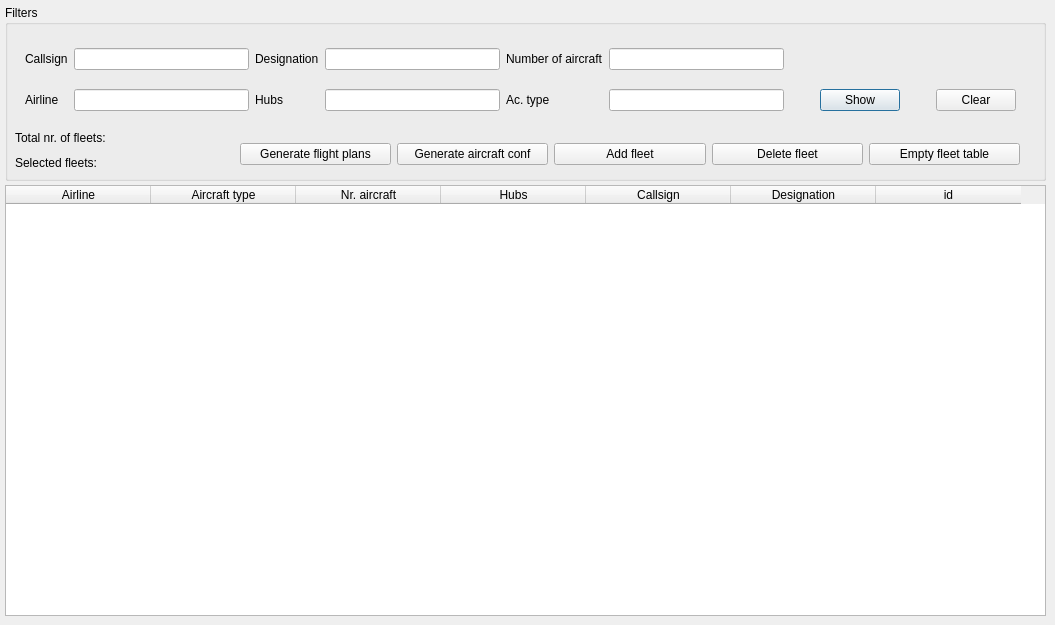
    <widget class="QWidget" name="fleetTab">
     <attribute name="title">
      <string>Fleet</string>
     </attribute>
     <widget class="QGroupBox" name="groupBox_2">
      <property name="geometry">
       <rect>
        <x>5</x>
        <y>5</y>
        <width>1041</width>
        <height>176</height>
       </rect>
      </property>
      <property name="title">
       <string>Filters</string>
      </property>
      <widget class="QWidget" name="gridLayoutWidget_2">
       <property name="geometry">
        <rect>
         <x>20</x>
         <y>30</y>
         <width>991</width>
         <height>91</height>
        </rect>
       </property>
       <layout class="QGridLayout" name="gridLayout_2">
        <item row="0" column="1">
         <widget class="QLineEdit" name="callsignEdit_fleet"/>
        </item>
        <item row="0" column="0">
         <widget class="QLabel" name="label_11">
          <property name="text">
           <string>Callsign</string>
          </property>
         </widget>
        </item>
        <item row="1" column="0">
         <widget class="QLabel" name="label_18">
          <property name="text">
           <string>Airline</string>
          </property>
         </widget>
        </item>
        <item row="1" column="1">
         <widget class="QLineEdit" name="airlineEdit_fleet"/>
        </item>
        <item row="1" column="7">
         <widget class="QPushButton" name="showButton_fleet">
          <property name="text">
           <string>Show</string>
          </property>
          <property name="icon">
           <iconset resource="../resources.qrc">
            <normaloff>:/icons/icons/dialog-ok-apply.png</normaloff>:/icons/icons/dialog-ok-apply.png</iconset>
          </property>
          <property name="autoDefault">
           <bool>false</bool>
          </property>
          <property name="default">
           <bool>true</bool>
          </property>
         </widget>
        </item>
        <item row="1" column="9">
         <widget class="QPushButton" name="clearButton_fleet">
          <property name="text">
           <string>Clear</string>
          </property>
          <property name="icon">
           <iconset resource="../resources.qrc">
            <normaloff>:/icons/icons/user-busy.png</normaloff>:/icons/icons/user-busy.png</iconset>
          </property>
         </widget>
        </item>
        <item row="0" column="4">
         <widget class="QLabel" name="label_13">
          <property name="text">
           <string>Number of aircraft</string>
          </property>
         </widget>
        </item>
        <item row="0" column="2">
         <widget class="QLabel" name="label_12">
          <property name="text">
           <string>Designation</string>
          </property>
         </widget>
        </item>
        <item row="0" column="3">
         <widget class="QLineEdit" name="designationEdit_fleet"/>
        </item>
        <item row="0" column="5">
         <widget class="QLineEdit" name="nrAircraftEdit_fleet"/>
        </item>
        <item row="1" column="2">
         <widget class="QLabel" name="label_14">
          <property name="text">
           <string>Hubs</string>
          </property>
         </widget>
        </item>
        <item row="1" column="3">
         <widget class="QLineEdit" name="hubsEdit_fleet"/>
        </item>
        <item row="1" column="4">
         <widget class="QLabel" name="label_15">
          <property name="text">
           <string>Ac. type</string>
          </property>
         </widget>
        </item>
        <item row="1" column="5">
         <widget class="QLineEdit" name="acTypeEdit_fleet"/>
        </item>
        <item row="1" column="6">
         <spacer name="horizontalSpacer">
          <property name="orientation">
           <enum>Qt::Horizontal</enum>
          </property>
          <property name="sizeType">
           <enum>QSizePolicy::Fixed</enum>
          </property>
          <property name="sizeHint" stdset="0">
           <size>
            <width>30</width>
            <height>20</height>
           </size>
          </property>
         </spacer>
        </item>
        <item row="1" column="8">
         <spacer name="horizontalSpacer_2">
          <property name="orientation">
           <enum>Qt::Horizontal</enum>
          </property>
          <property name="sizeType">
           <enum>QSizePolicy::Fixed</enum>
          </property>
          <property name="sizeHint" stdset="0">
           <size>
            <width>30</width>
            <height>20</height>
           </size>
          </property>
         </spacer>
        </item>
       </layout>
      </widget>
      <widget class="QWidget" name="verticalLayoutWidget_2">
       <property name="geometry">
        <rect>
         <x>235</x>
         <y>126</y>
         <width>780</width>
         <height>46</height>
        </rect>
       </property>
       <layout class="QHBoxLayout" name="horizontalLayout_2">
        <item>
         <widget class="QPushButton" name="generateFlightplansButton">
          <property name="text">
           <string>Generate flight plans</string>
          </property>
          <property name="icon">
           <iconset resource="../resources.qrc">
            <normaloff>:/icons/icons/main.png</normaloff>:/icons/icons/main.png</iconset>
          </property>
         </widget>
        </item>
        <item>
         <widget class="QPushButton" name="generateAircraftButton">
          <property name="text">
           <string>Generate aircraft conf</string>
          </property>
         </widget>
        </item>
        <item>
         <widget class="QPushButton" name="addFleetButton">
          <property name="text">
           <string>Add fleet</string>
          </property>
          <property name="icon">
           <iconset resource="../resources.qrc">
            <normaloff>:/icons/icons/document-edit.png</normaloff>:/icons/icons/document-edit.png</iconset>
          </property>
         </widget>
        </item>
        <item>
         <widget class="QPushButton" name="deleteFleetButton">
          <property name="text">
           <string>Delete fleet</string>
          </property>
          <property name="icon">
           <iconset resource="../resources.qrc">
            <normaloff>:/icons/icons/application-exit.png</normaloff>:/icons/icons/application-exit.png</iconset>
          </property>
         </widget>
        </item>
        <item>
         <widget class="QPushButton" name="truncateFleetButton">
          <property name="text">
           <string>Empty fleet table</string>
          </property>
          <property name="icon">
           <iconset resource="../resources.qrc">
            <normaloff>:/icons/icons/system-reboot.png</normaloff>:/icons/icons/system-reboot.png</iconset>
          </property>
         </widget>
        </item>
       </layout>
      </widget>
      <widget class="QLabel" name="label_19">
       <property name="geometry">
        <rect>
         <x>10</x>
         <y>125</y>
         <width>116</width>
         <height>16</height>
        </rect>
       </property>
       <property name="text">
        <string>Total nr. of fleets:</string>
       </property>
      </widget>
      <widget class="QLabel" name="label_20">
       <property name="geometry">
        <rect>
         <x>10</x>
         <y>150</y>
         <width>106</width>
         <height>16</height>
        </rect>
       </property>
       <property name="text">
        <string>Selected fleets:</string>
       </property>
      </widget>
      <widget class="QLabel" name="labelTotalFleet">
       <property name="geometry">
        <rect>
         <x>140</x>
         <y>125</y>
         <width>56</width>
         <height>15</height>
        </rect>
       </property>
       <property name="text">
        <string/>
       </property>
      </widget>
      <widget class="QLabel" name="labelSelectedFleet">
       <property name="geometry">
        <rect>
         <x>140</x>
         <y>150</y>
         <width>66</width>
         <height>16</height>
        </rect>
       </property>
       <property name="text">
        <string/>
       </property>
      </widget>
     </widget>
     <widget class="QTableWidget" name="fleetTableWidget">
      <property name="geometry">
       <rect>
        <x>5</x>
        <y>185</y>
        <width>1041</width>
        <height>431</height>
       </rect>
      </property>
      <property name="minimumSize">
       <size>
        <width>840</width>
        <height>291</height>
       </size>
      </property>
      <property name="maximumSize">
       <size>
        <width>1200</width>
        <height>436</height>
       </size>
      </property>
      <property name="alternatingRowColors">
       <bool>true</bool>
      </property>
      <property name="selectionBehavior">
       <enum>QAbstractItemView::SelectRows</enum>
      </property>
      <property name="sortingEnabled">
       <bool>true</bool>
      </property>
      <attribute name="horizontalHeaderDefaultSectionSize">
       <number>145</number>
      </attribute>
      <attribute name="verticalHeaderVisible">
       <bool>false</bool>
      </attribute>
      <attribute name="verticalHeaderVisible">
       <bool>false</bool>
      </attribute>
      <attribute name="horizontalHeaderDefaultSectionSize">
       <number>145</number>
      </attribute>
      <column>
       <property name="text">
        <string>Airline</string>
       </property>
      </column>
      <column>
       <property name="text">
        <string>Aircraft type</string>
       </property>
      </column>
      <column>
       <property name="text">
        <string>Nr. aircraft</string>
       </property>
      </column>
      <column>
       <property name="text">
        <string>Hubs</string>
       </property>
      </column>
      <column>
       <property name="text">
        <string>Callsign</string>
       </property>
      </column>
      <column>
       <property name="text">
        <string>Designation</string>
       </property>
      </column>
      <column>
       <property name="text">
        <string>id</string>
       </property>
      </column>
     </widget>
    </widget>
